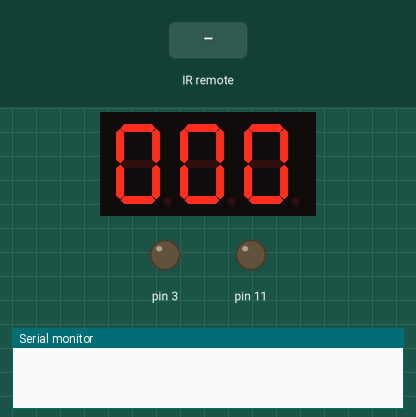
A sketch run on a simulated Arduino Uno, built with avr-gcc and run on an emulated ATmega328P. Shown: 3-digit seven-segment display, output pins drawn as LEDs (lit = HIGH), the last lines printed to the serial monitor. Wiring (inferred from the names in the program): 3-digit 7-segment display, segments lit when HIGH: segments pin 4, pin 5, pin 6, pin 7, pin 8, pin 9, pin 10; digit selects pin 12, A2, A3. Inputs (shaded band) come from the test bench. The segment pins are drawn as the display they are named for; pins used as bus, display or sensor lines are not drawn.

Above: at 1.2 s.
1.3 s: infrared code 0x45 received
At 1.8 s:
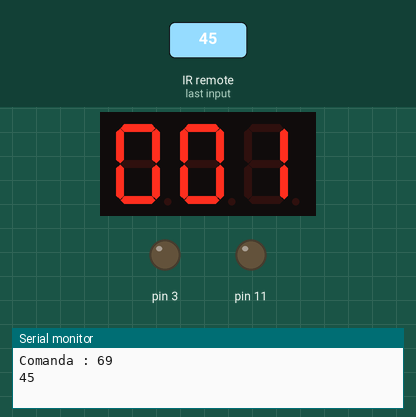
2.8 s: infrared code 0x1C received
Timing chart, 0 to 5.8 s (numbered marks = the images above; inputs shaded):
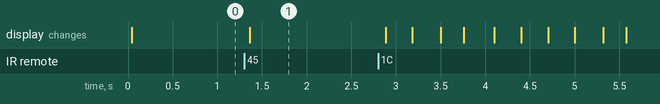

Measured:
- after the input at 1.3 s, the display: changes after 0.06 s (image 1)

The sketch:

7_segment_display.ino
```cpp
#include <IRremote.hpp>

const int segA = 4;
const int segB = 5;
const int segC = 6;
const int segD = 7;
const int segE = 8;
const int segF = 9;
const int segG = 10;
const int segDP = 11;

const int dig1 = 12; //pt mii
const int dig2 = 13; //pt sute
const int dig3 = A2; //pt zeci
const int dig4 = A3; //pt unitate

const int IRPin = 2;

//merge asa avem catod comun
byte cifre[10] =
{
  0b00111111, //0
  0b00000110, //1
  0b01011011, //2
  0b01001111, //3
  0b01100110, //4
  0b01101101, //5
  0b01111101, //6
  0b00000111, //7
  0b01111111, //8
  0b01100111, //9
};

int nr = 0;
unsigned long lastUp = 0;
bool numar = false;

bool timer = false;
unsigned long lastBlink = 0;
bool Blinky = true;

void setup() {
  // put your setup code here, to run once:
  for(int i = 0 ; i < 13; i++)
  pinMode(i, OUTPUT);
  pinMode(A2, OUTPUT);
  pinMode(A3, OUTPUT);

  IrReceiver.begin(IRPin);
  Serial.begin(9600);
}

//facem vizibile segmentele in functie de ce ne cere
void seven_segment(int n){
  digitalWrite(segA, cifre[n] & 0b00000001);
  digitalWrite(segB, cifre[n] & 0b00000010);
  digitalWrite(segC, cifre[n] & 0b00000100);
  digitalWrite(segD, cifre[n] & 0b00001000);
  digitalWrite(segE, cifre[n] & 0b00010000);
  digitalWrite(segF, cifre[n] & 0b00100000);
  digitalWrite(segG, cifre[n] & 0b01000000);
}

void lights_out(){
  digitalWrite(dig1, HIGH);
  digitalWrite(dig2, HIGH);
  digitalWrite(dig3, HIGH);
  digitalWrite(dig4, HIGH);
}

void loop() {
  // put your main code here, to run repeatedly:

  if(IrReceiver.decode()){
    unsigned int command = IrReceiver.decodedIRData.command;

    Serial.print("Comanda : ");
    Serial.println(command);
    Serial.println(command, HEX);

    if(command == 0x45)
      nr += 1; //o secunda;
    if(command == 0x46)
      nr += 10;//10 sec;
    if(command == 0x47)
      nr += 100;//100 secunde;
    if(command == 0x44)
      nr = 0; //reset
    if(command == 0x1C)
      numar = !numar; // start stop
    if(command == 0x19)
      timer = false;
    IrReceiver.resume();
  }

  if(numar && nr > 0){
    if(millis() - lastUp >= 1000){
      lastUp = millis();
      nr--;
      if(nr == 0){
        timer = true;
        numar = false;
      }
    }
  }

/*
  digitalWrite(dig1, HIGH);
  digitalWrite(dig2, HIGH);
  digitalWrite(dig3, HIGH);
  digitalWrite(dig4, LOW);
*/

  if(timer){
    if(millis() - lastBlink >= 300){
      lastBlink = millis();
      Blinky = !Blinky;
    }
  }else{
    Blinky = true;
  }

  if(Blinky){

  lights_out();
  seven_segment((nr / 1000) % 10);
  digitalWrite(dig1, LOW);
  delay(2);

  lights_out();
  seven_segment((nr / 100) % 10);
  digitalWrite(dig2, LOW);
  delay(2);

  lights_out();
  seven_segment((nr / 10) % 10);
  digitalWrite(dig3, LOW);
  delay(2);

  lights_out();
  seven_segment((nr / 1) % 10);
  digitalWrite(dig4, LOW);
  delay(2);

  //seven_segment(nr % 10);

  lights_out();

  delay(5);

  }else{
    lights_out();
    delay(5);
  }

}
```
